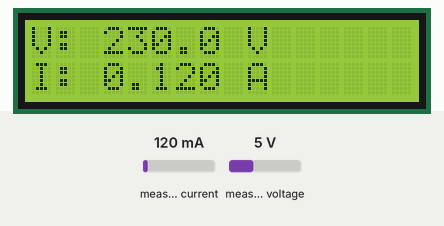
This sketch was run on a simulated ESP32. Parts: 16×2 character LCD. The inputs (shaded band) are chosen by the test bench; at power-on: measured current 120 mA, measured voltage 5 V. WiFi joins after 1.5 s; servers stay silent unless stated; uploads are accepted with an empty reply; what the sketch prints to the serial monitor is not drawn.

Above: at 7.44 s.
7.9 s: measured current set to 40 mA
At 8.12 s:
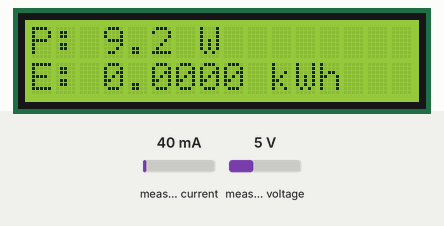
10.9 s: measured voltage set to 0.3 V
At 11.25 s:
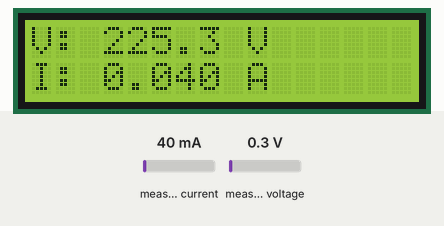
12.6 s: measured current set to 500 mA
At 12.83 s:
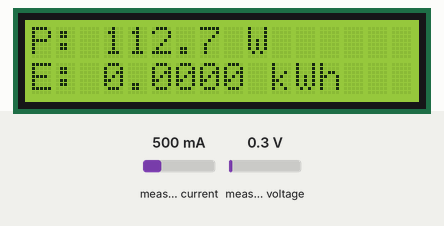
14.2 s: measured current set to 236 mA
At 15.86 s:
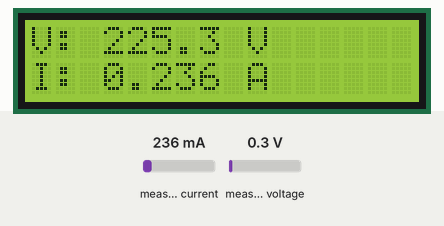
17.2 s: measured voltage set to 3.8 V
At 17.54 s:
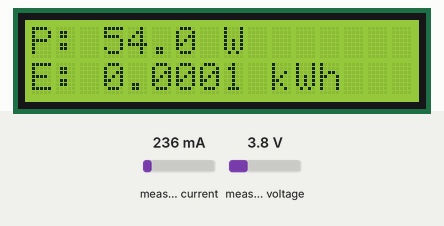
18.9 s: measured current set to 40 mA
At 21.02 s:
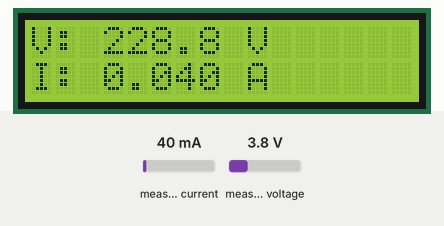

Measured:
- after the input at 10.9 s, the display: first differs from a run without the input after 0.24 s (image 2)
- after the input at 12.6 s, the display: changes after 0.12 s (image 3)
- after the input at 17.2 s, the display: first differs from a run without the input after 0.24 s (image 5)
- what the display in image 4 shows lasts 0.4 s, from 15.7 s to 16.1 s

The sketch:

smart_meter.ino
```cpp
/**
 * Smart Hostel Electricity Monitoring System
 * ESP32 Firmware — EmonLib + WiFi + HTTP POST to Node.js backend
 *
 * Hardware:
 *   - ZMPT101B voltage sensor → GPIO 35
 *   - SCT-013 current sensor  → GPIO 34
 *   - I2C LCD 16x2 (0x27)    → SDA=21, SCL=22
 *
 * Dependencies (install via Arduino Library Manager):
 *   - EmonLib
 *   - LiquidCrystal_I2C
 *   - ArduinoJson (v6.x)
 */

#include "EmonLib.h"
#include <Wire.h>
#include <LiquidCrystal_I2C.h>
#include <WiFi.h>
#include <HTTPClient.h>
#include <ArduinoJson.h>

// ─── WiFi Configuration ────────────────────────────────────────────────────────
// ⚠️  SECURITY WARNING (C2): WiFi credentials are hardcoded for development only.
//     For production, provision via ESP32 NVS (Preferences library) or WiFiManager:
//       #include <Preferences.h>
//       Preferences prefs;
//       prefs.begin("wifi", true);
//       String ssid = prefs.getString("ssid", "");
//       String pass = prefs.getString("pass", "");
const char* WIFI_SSID     = "IIT-JU-LAB-03";
const char* WIFI_PASSWORD = "iitju1239";

// ─── Backend Server Configuration ─────────────────────────────────────────────
// Use a hostname (e.g. "smart-hostel.local") or static IP for production
const char* SERVER_IP     = "192.168.68.134";
const int   SERVER_PORT   = 5000;
const char* ENDPOINT      = "/api/readings";

// ─── Device Identity ───────────────────────────────────────────────────────────
const char* ESP_ID        = "ESP-2049";

// ─── Device Telemetry Secret ──────────────────────────────────────────────────
// ⚠️  SECURITY WARNING (C2): This secret is hardcoded for development only.
//     Must match DEVICE_SECRET in backend/.env.
//     For production, provision via ESP32 NVS during initial device setup:
//       #include <Preferences.h>
//       Preferences prefs;
//       prefs.begin("config", true);
//       String secret = prefs.getString("device_secret", "");
//     This prevents secrets from leaking if the firmware source is published.
const char* DEVICE_SECRET = "SmartHostelDeviceSecret123";

// ─── LCD (I2C address 0x27) ────────────────────────────────────────────────────
LiquidCrystal_I2C lcd(0x27, 16, 2);

// ─── Energy Monitor ────────────────────────────────────────────────────────────
EnergyMonitor emon;

// Calibration values
#define vCalibration   106.8
#define currCalibration  3.0

// ─── State ─────────────────────────────────────────────────────────────────────
float         kWh             = 0;
unsigned long lastMillis      = 0;
bool          screenToggle    = false;

// ─── POST Throttling ──────────────────────────────────────────────────────────
// Only send data to the server every POST_INTERVAL_MS milliseconds
// LCD & sensor readings still update every ~2 seconds
const unsigned long POST_INTERVAL_MS = 5000; // 5 seconds
unsigned long       lastPostMillis   = 0;

// ─── WiFi State (non-blocking reconnect) ──────────────────────────────────────
bool          wifiConnected   = false;
unsigned long wifiRetryMillis = 0;
const unsigned long WIFI_RETRY_MS = 5000; // retry every 5 s

// ─── Helpers ───────────────────────────────────────────────────────────────────

/**
 * Attempt WiFi connection (blocking) during initial setup only.
 * After setup, reconnection is handled non-blocking in the loop.
 */
void connectWiFiBlocking() {
  Serial.print("[WiFi] Connecting to ");
  Serial.print(WIFI_SSID);

  lcd.clear();
  lcd.setCursor(0, 0);
  lcd.print("Connecting WiFi");
  lcd.setCursor(0, 1);
  lcd.print(WIFI_SSID);

  WiFi.mode(WIFI_STA);
  WiFi.begin(WIFI_SSID, WIFI_PASSWORD);

  int attempts = 0;
  while (WiFi.status() != WL_CONNECTED) {
    delay(500);
    Serial.print(".");
    attempts++;
    if (attempts > 60) { // 30 s timeout → restart
      Serial.println("\n[WiFi] Timeout — restarting…");
      ESP.restart();
    }
  }

  wifiConnected = true;
  Serial.println("\n[WiFi] Connected!");
  Serial.print("[WiFi] IP Address: ");
  Serial.println(WiFi.localIP());

  lcd.clear();
  lcd.setCursor(0, 0);
  lcd.print("WiFi Connected!");
  lcd.setCursor(0, 1);
  lcd.print(WiFi.localIP());
  delay(2000);
}

/**
 * Non-blocking WiFi reconnect — called in loop() when WiFi drops.
 * Returns true if connected, false if still reconnecting.
 */
bool ensureWiFi() {
  if (WiFi.status() == WL_CONNECTED) {
    wifiConnected = true;
    return true;
  }

  wifiConnected = false;
  unsigned long now = millis();
  if (now - wifiRetryMillis >= WIFI_RETRY_MS) {
    wifiRetryMillis = now;
    Serial.println("[WiFi] Disconnected — attempting reconnect…");
    WiFi.disconnect();
    WiFi.begin(WIFI_SSID, WIFI_PASSWORD);
  }
  return false;
}

/**
 * Send a JSON reading to the backend via HTTP POST.
 * Includes X-Device-Secret header for authentication.
 * Returns the HTTP response code, or -1 on error.
 */
int postReading(float voltage, float current, float power, float energy) {
  if (!wifiConnected) {
    Serial.println("[HTTP] WiFi disconnected — skipping POST");
    return -1;
  }

  // Build URL
  char url[128];
  snprintf(url, sizeof(url), "http://%s:%d%s", SERVER_IP, SERVER_PORT, ENDPOINT);

  Serial.printf("[HTTP] Posting to: %s\n", url);

  // Build JSON payload
  StaticJsonDocument<256> doc;
  doc["esp_id"]   = ESP_ID;
  doc["voltage"]  = round(voltage  * 100) / 100.0;
  doc["current"]  = round(current  * 1000) / 1000.0;
  doc["power"]    = round(power    * 100) / 100.0;
  doc["energy"]   = energy;

  char payload[256];
  serializeJson(doc, payload);

  HTTPClient http;
  http.begin(url);
  http.addHeader("Content-Type", "application/json");
  http.addHeader("X-Device-Secret", DEVICE_SECRET);
  http.setTimeout(5000); // 5 s timeout

  int httpCode = http.POST(payload);

  if (httpCode > 0) {
    Serial.printf("[HTTP] POST %s → %d\n", ENDPOINT, httpCode);
  } else {
    Serial.printf("[HTTP] POST failed: %s\n", http.errorToString(httpCode).c_str());
  }

  http.end();
  return httpCode;
}

// ─── Setup ─────────────────────────────────────────────────────────────────────
void setup() {
  Serial.begin(115200);

  // I2C + LCD
  Wire.begin(21, 22);
  lcd.begin(16, 2);
  lcd.backlight();
  lcd.setCursor(0, 0);
  lcd.print("Smart Meter v2");
  delay(2000);
  lcd.clear();

  // Sensor pins
  emon.voltage(35, vCalibration, 1.7); // ZMPT101B → GPIO 35
  emon.current(34, currCalibration);   // SCT-013  → GPIO 34

  // WiFi (blocking on first boot)
  connectWiFiBlocking();

  lastMillis     = millis();
  lastPostMillis = millis();

  lcd.clear();
  lcd.setCursor(0, 0);
  lcd.print("System Ready!");
  delay(1000);
  lcd.clear();
}

// ─── Loop ──────────────────────────────────────────────────────────────────────
void loop() {
  // ── 1. Read sensors ──────────────────────────────────────────────────────────
  emon.calcVI(20, 2000);

  float voltage    = emon.Vrms;
  float rawCurrent = emon.Irms;
  float current    = 0.0;
  float power      = 0.0;

  // Noise filter — ignore sub-20 mA ghost readings
  if (rawCurrent >= 0.02) {
    current = rawCurrent;
    // If the SCT-013 wire is looped 5×, divide by 5:
    // current = current / 5.0;
    power = voltage * current;
  }

  // ── 2. Accumulate energy ─────────────────────────────────────────────────────
  unsigned long now      = millis();
  unsigned long elapsed  = now - lastMillis;   // ms
  lastMillis             = now;

  // kWh: P(W) × Δt(ms) / 3 600 000 000
  kWh += power * (float)elapsed / 3600000000.0f;

  // ── 3. Serial output ─────────────────────────────────────────────────────────
  Serial.printf("V: %.2f V | I: %.3f A | P: %.2f W | E: %.5f kWh\n",
                voltage, current, power, kWh);

  // ── 4. Non-blocking WiFi check ────────────────────────────────────────────────
  bool online = ensureWiFi();

  // ── 5. Throttled HTTP POST to backend (every POST_INTERVAL_MS) ────────────────
  if (online && (now - lastPostMillis >= POST_INTERVAL_MS)) {
    lastPostMillis = now;
    postReading(voltage, current, power, kWh);
  }

  // ── 6. LCD display (alternating screens) ─────────────────────────────────────
  lcd.clear();

  if (!screenToggle) {
    // Screen 1: Voltage & Current
    lcd.setCursor(0, 0);
    lcd.print("V: ");
    lcd.print(voltage, 1);
    lcd.print(" V");

    lcd.setCursor(0, 1);
    lcd.print("I: ");
    lcd.print(current, 3);
    lcd.print(" A");
  } else {
    // Screen 2: Power & Energy
    lcd.setCursor(0, 0);
    lcd.print("P: ");
    lcd.print(power, 1);
    lcd.print(" W");

    lcd.setCursor(0, 1);
    lcd.print("E: ");
    lcd.print(kWh, 4);
    lcd.print(" kWh");
  }

  screenToggle = !screenToggle;

  // Loop period is determined by calcVI (20 cycles × 2000 ms window)
  // No additional delay needed — calcVI itself takes ~2 s
}
```
